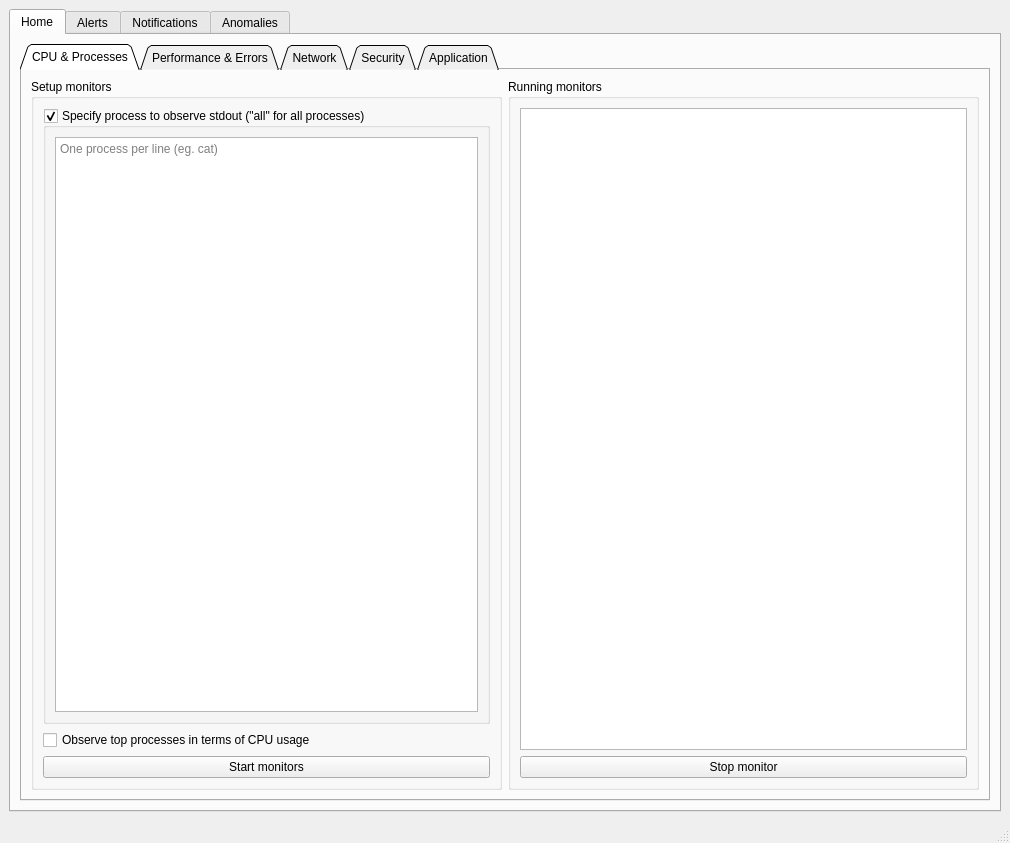
<?xml version="1.0" encoding="UTF-8"?>
<ui version="4.0">
 <class>MainWindow</class>
 <widget class="QMainWindow" name="MainWindow">
  <property name="windowModality">
   <enum>Qt::NonModal</enum>
  </property>
  <property name="geometry">
   <rect>
    <x>0</x>
    <y>0</y>
    <width>1010</width>
    <height>843</height>
   </rect>
  </property>
  <property name="windowTitle">
   <string>SAD UI</string>
  </property>
  <widget class="QWidget" name="centralwidget">
   <layout class="QHBoxLayout" name="horizontalLayout">
    <item>
     <widget class="QTabWidget" name="mainTabWidget">
      <property name="currentIndex">
       <number>0</number>
      </property>
      <widget class="QWidget" name="homeTab">
       <attribute name="title">
        <string>Home</string>
       </attribute>
       <layout class="QVBoxLayout" name="verticalLayout_3">
        <item>
         <widget class="QTabWidget" name="homeTabWidget">
          <property name="tabPosition">
           <enum>QTabWidget::North</enum>
          </property>
          <property name="tabShape">
           <enum>QTabWidget::Triangular</enum>
          </property>
          <property name="currentIndex">
           <number>0</number>
          </property>
          <property name="iconSize">
           <size>
            <width>150</width>
            <height>50</height>
           </size>
          </property>
          <property name="elideMode">
           <enum>Qt::ElideNone</enum>
          </property>
          <property name="documentMode">
           <bool>false</bool>
          </property>
          <property name="tabsClosable">
           <bool>false</bool>
          </property>
          <widget class="QWidget" name="homeCpuTab">
           <attribute name="title">
            <string>CPU &amp;&amp; Processes</string>
           </attribute>
           <layout class="QGridLayout" name="gridLayout">
            <item row="0" column="0">
             <widget class="QGroupBox" name="cpuSetupMonitorsGroupBox">
              <property name="title">
               <string>Setup monitors</string>
              </property>
              <property name="flat">
               <bool>false</bool>
              </property>
              <property name="checkable">
               <bool>false</bool>
              </property>
              <layout class="QVBoxLayout" name="verticalLayout">
               <item>
                <widget class="QGroupBox" name="cpuProcessesGroupBox">
                 <property name="title">
                  <string>Specify process to observe stdout (&quot;all&quot; for all processes)</string>
                 </property>
                 <property name="checkable">
                  <bool>true</bool>
                 </property>
                 <layout class="QVBoxLayout" name="verticalLayout_6">
                  <item>
                   <widget class="QTextEdit" name="cpuProcessesTextEdit">
                    <property name="sizeAdjustPolicy">
                     <enum>QAbstractScrollArea::AdjustToContentsOnFirstShow</enum>
                    </property>
                    <property name="html">
                     <string>&lt;!DOCTYPE HTML PUBLIC &quot;-//W3C//DTD HTML 4.0//EN&quot; &quot;http://www.w3.org/TR/REC-html40/strict.dtd&quot;&gt;
&lt;html&gt;&lt;head&gt;&lt;meta name=&quot;qrichtext&quot; content=&quot;1&quot; /&gt;&lt;style type=&quot;text/css&quot;&gt;
p, li { white-space: pre-wrap; }
&lt;/style&gt;&lt;/head&gt;&lt;body style=&quot; font-family:'Cantarell'; font-size:11pt; font-weight:400; font-style:normal;&quot;&gt;
&lt;p style=&quot;-qt-paragraph-type:empty; margin-top:0px; margin-bottom:0px; margin-left:0px; margin-right:0px; -qt-block-indent:0; text-indent:0px;&quot;&gt;&lt;br /&gt;&lt;/p&gt;&lt;/body&gt;&lt;/html&gt;</string>
                    </property>
                    <property name="placeholderText">
                     <string>One process per line (eg. cat)</string>
                    </property>
                   </widget>
                  </item>
                 </layout>
                </widget>
               </item>
               <item>
                <widget class="QCheckBox" name="cpuTopProcessesCheckBox">
                 <property name="text">
                  <string>Observe top processes in terms of CPU usage</string>
                 </property>
                </widget>
               </item>
               <item>
                <widget class="QPushButton" name="cpuStartMonitorsPushButton">
                 <property name="text">
                  <string>Start monitors</string>
                 </property>
                 <property name="autoDefault">
                  <bool>false</bool>
                 </property>
                 <property name="default">
                  <bool>false</bool>
                 </property>
                </widget>
               </item>
              </layout>
             </widget>
            </item>
            <item row="0" column="1">
             <widget class="QGroupBox" name="cpuRunningMonitorsGroupBox">
              <property name="title">
               <string>Running monitors</string>
              </property>
              <layout class="QVBoxLayout" name="verticalLayout_2">
               <item>
                <widget class="QListWidget" name="cpuRunningMonitorsListWidget"/>
               </item>
               <item>
                <widget class="QPushButton" name="cpuStopMonitorPushButton">
                 <property name="text">
                  <string>Stop monitor</string>
                 </property>
                </widget>
               </item>
              </layout>
             </widget>
            </item>
           </layout>
          </widget>
          <widget class="QWidget" name="homeErrorsTab">
           <attribute name="title">
            <string>Performance &amp;&amp; Errors</string>
           </attribute>
           <layout class="QGridLayout" name="gridLayout_2">
            <item row="0" column="0">
             <widget class="QGroupBox" name="errorsSetupMonitorsGroupBox">
              <property name="title">
               <string>Setup monitors</string>
              </property>
              <property name="flat">
               <bool>false</bool>
              </property>
              <property name="checkable">
               <bool>false</bool>
              </property>
              <layout class="QVBoxLayout" name="verticalLayout_5">
               <item>
                <widget class="QGroupBox" name="errorsProcessesGroupBox">
                 <property name="title">
                  <string>Specify process to observe files where most time is spent (&quot;all&quot; for all processes)</string>
                 </property>
                 <property name="checkable">
                  <bool>true</bool>
                 </property>
                 <layout class="QVBoxLayout" name="verticalLayout_7">
                  <item>
                   <widget class="QTextEdit" name="errorsProcessesTextEdit">
                    <property name="sizeAdjustPolicy">
                     <enum>QAbstractScrollArea::AdjustToContentsOnFirstShow</enum>
                    </property>
                    <property name="html">
                     <string>&lt;!DOCTYPE HTML PUBLIC &quot;-//W3C//DTD HTML 4.0//EN&quot; &quot;http://www.w3.org/TR/REC-html40/strict.dtd&quot;&gt;
&lt;html&gt;&lt;head&gt;&lt;meta name=&quot;qrichtext&quot; content=&quot;1&quot; /&gt;&lt;style type=&quot;text/css&quot;&gt;
p, li { white-space: pre-wrap; }
&lt;/style&gt;&lt;/head&gt;&lt;body style=&quot; font-family:'Cantarell'; font-size:11pt; font-weight:400; font-style:normal;&quot;&gt;
&lt;p style=&quot;-qt-paragraph-type:empty; margin-top:0px; margin-bottom:0px; margin-left:0px; margin-right:0px; -qt-block-indent:0; text-indent:0px;&quot;&gt;&lt;br /&gt;&lt;/p&gt;&lt;/body&gt;&lt;/html&gt;</string>
                    </property>
                    <property name="placeholderText">
                     <string>One process per line (eg. cat)</string>
                    </property>
                   </widget>
                  </item>
                 </layout>
                </widget>
               </item>
               <item>
                <widget class="QCheckBox" name="errorsTopSystemCallsCheckBox">
                 <property name="text">
                  <string>Observer top system calls returning errors</string>
                 </property>
                </widget>
               </item>
               <item>
                <widget class="QCheckBox" name="errorsSystemCallsTimeCheckBox">
                 <property name="text">
                  <string>Observe system calls where most time has been spent</string>
                 </property>
                </widget>
               </item>
               <item>
                <widget class="QCheckBox" name="errorsTopFilesCheckBox">
                 <property name="text">
                  <string>Observe top files with I/O errors</string>
                 </property>
                </widget>
               </item>
               <item>
                <widget class="QCheckBox" name="errorsTopProcessesCheckBox">
                 <property name="text">
                  <string>Observe top processes with I/O errors</string>
                 </property>
                </widget>
               </item>
               <item>
                <widget class="QCheckBox" name="errorsFileOpensCheckBox">
                 <property name="text">
                  <string>Observe failed file opens</string>
                 </property>
                </widget>
               </item>
               <item>
                <widget class="QCheckBox" name="errorsFilesTimeCheckBox">
                 <property name="text">
                  <string>Observe files where most time has been spent</string>
                 </property>
                </widget>
               </item>
               <item>
                <widget class="QPushButton" name="errorsStartMonitorsPushButton">
                 <property name="text">
                  <string>Start monitors</string>
                 </property>
                 <property name="autoDefault">
                  <bool>false</bool>
                 </property>
                 <property name="default">
                  <bool>false</bool>
                 </property>
                </widget>
               </item>
              </layout>
             </widget>
            </item>
            <item row="0" column="1">
             <widget class="QGroupBox" name="errorsRunningMonitorsGroupBox">
              <property name="title">
               <string>Running monitors</string>
              </property>
              <layout class="QVBoxLayout" name="verticalLayout_4">
               <item>
                <widget class="QListWidget" name="errorsRunningMonitorsListWidget">
                 <property name="sortingEnabled">
                  <bool>true</bool>
                 </property>
                </widget>
               </item>
               <item>
                <widget class="QPushButton" name="errorsStopMonitorPushButton">
                 <property name="text">
                  <string>Stop monitor</string>
                 </property>
                </widget>
               </item>
              </layout>
             </widget>
            </item>
           </layout>
          </widget>
          <widget class="QWidget" name="homeNetworkTab">
           <attribute name="title">
            <string>Network</string>
           </attribute>
           <layout class="QGridLayout" name="gridLayout_3">
            <item row="0" column="0">
             <widget class="QGroupBox" name="networkSetupMonitorsGroupBox">
              <property name="title">
               <string>Setup monitors</string>
              </property>
              <property name="flat">
               <bool>false</bool>
              </property>
              <property name="checkable">
               <bool>false</bool>
              </property>
              <layout class="QVBoxLayout" name="verticalLayout_8">
               <item>
                <widget class="QGroupBox" name="networkHostsGroupBox">
                 <property name="title">
                  <string>Specify host IPs to observe network data exchanged</string>
                 </property>
                 <property name="checkable">
                  <bool>true</bool>
                 </property>
                 <layout class="QVBoxLayout" name="verticalLayout_9">
                  <item>
                   <widget class="QTextEdit" name="networkHostsTextEdit">
                    <property name="sizeAdjustPolicy">
                     <enum>QAbstractScrollArea::AdjustToContentsOnFirstShow</enum>
                    </property>
                    <property name="html">
                     <string>&lt;!DOCTYPE HTML PUBLIC &quot;-//W3C//DTD HTML 4.0//EN&quot; &quot;http://www.w3.org/TR/REC-html40/strict.dtd&quot;&gt;
&lt;html&gt;&lt;head&gt;&lt;meta name=&quot;qrichtext&quot; content=&quot;1&quot; /&gt;&lt;style type=&quot;text/css&quot;&gt;
p, li { white-space: pre-wrap; }
&lt;/style&gt;&lt;/head&gt;&lt;body style=&quot; font-family:'Cantarell'; font-size:11pt; font-weight:400; font-style:normal;&quot;&gt;
&lt;p style=&quot;-qt-paragraph-type:empty; margin-top:0px; margin-bottom:0px; margin-left:0px; margin-right:0px; -qt-block-indent:0; text-indent:0px;&quot;&gt;&lt;br /&gt;&lt;/p&gt;&lt;/body&gt;&lt;/html&gt;</string>
                    </property>
                    <property name="placeholderText">
                     <string>One host per line (eg. 192.168.0.1)</string>
                    </property>
                   </widget>
                  </item>
                 </layout>
                </widget>
               </item>
               <item>
                <widget class="QCheckBox" name="networkTopProcessesCheckBox">
                 <property name="text">
                  <string>Observe top processes in terms of bandwidth</string>
                 </property>
                </widget>
               </item>
               <item>
                <widget class="QCheckBox" name="networkTopClientsCheckBox">
                 <property name="text">
                  <string>Observer top client IPs in terms of established connections</string>
                 </property>
                </widget>
               </item>
               <item>
                <widget class="QPushButton" name="networkStartMonitorsPushButton">
                 <property name="text">
                  <string>Start monitors</string>
                 </property>
                 <property name="autoDefault">
                  <bool>false</bool>
                 </property>
                 <property name="default">
                  <bool>false</bool>
                 </property>
                </widget>
               </item>
              </layout>
             </widget>
            </item>
            <item row="0" column="1">
             <widget class="QGroupBox" name="networkRunningMonitorsGroupBox">
              <property name="title">
               <string>Running monitors</string>
              </property>
              <layout class="QVBoxLayout" name="verticalLayout_10">
               <item>
                <widget class="QListWidget" name="networkRunningMonitorsListWidget">
                 <property name="sortingEnabled">
                  <bool>true</bool>
                 </property>
                </widget>
               </item>
               <item>
                <widget class="QPushButton" name="networkStopMonitorPushButton">
                 <property name="text">
                  <string>Stop monitor</string>
                 </property>
                </widget>
               </item>
              </layout>
             </widget>
            </item>
           </layout>
          </widget>
          <widget class="QWidget" name="homeSecurityTab">
           <attribute name="title">
            <string>Security</string>
           </attribute>
           <layout class="QGridLayout" name="gridLayout_4">
            <item row="0" column="0">
             <widget class="QGroupBox" name="securitySetupMonitorsGroupBox">
              <property name="title">
               <string>Setup monitors</string>
              </property>
              <property name="flat">
               <bool>false</bool>
              </property>
              <property name="checkable">
               <bool>false</bool>
              </property>
              <layout class="QVBoxLayout" name="verticalLayout_12">
               <item>
                <widget class="QGroupBox" name="securityLoginShellsGroupBox">
                 <property name="title">
                  <string>Show all the commands executed by the login shell with given ID</string>
                 </property>
                 <property name="checkable">
                  <bool>true</bool>
                 </property>
                 <layout class="QVBoxLayout" name="verticalLayout_13">
                  <item>
                   <widget class="QTextEdit" name="securityLoginShellsTextEdit">
                    <property name="sizeAdjustPolicy">
                     <enum>QAbstractScrollArea::AdjustToContentsOnFirstShow</enum>
                    </property>
                    <property name="html">
                     <string>&lt;!DOCTYPE HTML PUBLIC &quot;-//W3C//DTD HTML 4.0//EN&quot; &quot;http://www.w3.org/TR/REC-html40/strict.dtd&quot;&gt;
&lt;html&gt;&lt;head&gt;&lt;meta name=&quot;qrichtext&quot; content=&quot;1&quot; /&gt;&lt;style type=&quot;text/css&quot;&gt;
p, li { white-space: pre-wrap; }
&lt;/style&gt;&lt;/head&gt;&lt;body style=&quot; font-family:'Cantarell'; font-size:11pt; font-weight:400; font-style:normal;&quot;&gt;
&lt;p style=&quot;-qt-paragraph-type:empty; margin-top:0px; margin-bottom:0px; margin-left:0px; margin-right:0px; -qt-block-indent:0; text-indent:0px;&quot;&gt;&lt;br /&gt;&lt;/p&gt;&lt;/body&gt;&lt;/html&gt;</string>
                    </property>
                    <property name="placeholderText">
                     <string>One ID per line (eg. 5459)</string>
                    </property>
                   </widget>
                  </item>
                 </layout>
                </widget>
               </item>
               <item>
                <widget class="QGroupBox" name="securityUserDirectoriesGroupBox">
                 <property name="title">
                  <string>Show the directories that a user visits</string>
                 </property>
                 <property name="checkable">
                  <bool>true</bool>
                 </property>
                 <layout class="QVBoxLayout" name="verticalLayout_14">
                  <item>
                   <widget class="QTextEdit" name="securityUserDirectoriesTextEdit">
                    <property name="placeholderText">
                     <string>One user per line (eg. root)</string>
                    </property>
                   </widget>
                  </item>
                 </layout>
                </widget>
               </item>
               <item>
                <widget class="QGroupBox" name="securityFileOpensGroupBox">
                 <property name="title">
                  <string>Show every file open that happens in a directory</string>
                 </property>
                 <property name="checkable">
                  <bool>true</bool>
                 </property>
                 <layout class="QVBoxLayout" name="verticalLayout_15">
                  <item>
                   <widget class="QTextEdit" name="securityFileOpensTextEdit">
                    <property name="placeholderText">
                     <string>One directory per line (eg. /etc)</string>
                    </property>
                   </widget>
                  </item>
                 </layout>
                </widget>
               </item>
               <item>
                <widget class="QPushButton" name="securityStartMonitorsPushButton">
                 <property name="text">
                  <string>Start monitors</string>
                 </property>
                 <property name="autoDefault">
                  <bool>false</bool>
                 </property>
                 <property name="default">
                  <bool>false</bool>
                 </property>
                </widget>
               </item>
              </layout>
             </widget>
            </item>
            <item row="0" column="1">
             <widget class="QGroupBox" name="securityRunningMonitorsGroupBox">
              <property name="title">
               <string>Running monitors</string>
              </property>
              <layout class="QVBoxLayout" name="verticalLayout_11">
               <item>
                <widget class="QListWidget" name="securityRunningMonitorsListWidget">
                 <property name="sortingEnabled">
                  <bool>true</bool>
                 </property>
                </widget>
               </item>
               <item>
                <widget class="QPushButton" name="securityStopMonitorPushButton">
                 <property name="text">
                  <string>Stop monitor</string>
                 </property>
                </widget>
               </item>
              </layout>
             </widget>
            </item>
           </layout>
          </widget>
          <widget class="QWidget" name="homeAppTab">
           <attribute name="title">
            <string>Application</string>
           </attribute>
           <layout class="QGridLayout" name="gridLayout_5">
            <item row="0" column="0">
             <widget class="QGroupBox" name="appSetupMonitorsGroupBox">
              <property name="title">
               <string>Setup monitors</string>
              </property>
              <property name="flat">
               <bool>false</bool>
              </property>
              <property name="checkable">
               <bool>false</bool>
              </property>
              <layout class="QVBoxLayout" name="verticalLayout_17">
               <item>
                <widget class="QGroupBox" name="appHTTPGroupBox">
                 <property name="title">
                  <string>Show all HTTP requests of specified type by the machine</string>
                 </property>
                 <property name="checkable">
                  <bool>true</bool>
                 </property>
                 <layout class="QVBoxLayout" name="verticalLayout_18">
                  <item>
                   <widget class="QTextEdit" name="appHTTPTextEdit">
                    <property name="sizeAdjustPolicy">
                     <enum>QAbstractScrollArea::AdjustToContentsOnFirstShow</enum>
                    </property>
                    <property name="html">
                     <string>&lt;!DOCTYPE HTML PUBLIC &quot;-//W3C//DTD HTML 4.0//EN&quot; &quot;http://www.w3.org/TR/REC-html40/strict.dtd&quot;&gt;
&lt;html&gt;&lt;head&gt;&lt;meta name=&quot;qrichtext&quot; content=&quot;1&quot; /&gt;&lt;style type=&quot;text/css&quot;&gt;
p, li { white-space: pre-wrap; }
&lt;/style&gt;&lt;/head&gt;&lt;body style=&quot; font-family:'Cantarell'; font-size:11pt; font-weight:400; font-style:normal;&quot;&gt;
&lt;p style=&quot;-qt-paragraph-type:empty; margin-top:0px; margin-bottom:0px; margin-left:0px; margin-right:0px; -qt-block-indent:0; text-indent:0px;&quot;&gt;&lt;br /&gt;&lt;/p&gt;&lt;/body&gt;&lt;/html&gt;</string>
                    </property>
                    <property name="placeholderText">
                     <string>One type per line (eg. GET, POST)</string>
                    </property>
                   </widget>
                  </item>
                 </layout>
                </widget>
               </item>
               <item>
                <widget class="QGroupBox" name="appSQLGroupBox">
                 <property name="title">
                  <string>Show all SQL queries of specified type by the machine</string>
                 </property>
                 <property name="checkable">
                  <bool>true</bool>
                 </property>
                 <layout class="QVBoxLayout" name="verticalLayout_19">
                  <item>
                   <widget class="QTextEdit" name="appSQLTextEdit">
                    <property name="placeholderText">
                     <string>One type per line (eg. SELECT, UPDATE)</string>
                    </property>
                   </widget>
                  </item>
                 </layout>
                </widget>
               </item>
               <item>
                <widget class="QPushButton" name="appStartMonitorsPushButton">
                 <property name="text">
                  <string>Start monitors</string>
                 </property>
                 <property name="autoDefault">
                  <bool>false</bool>
                 </property>
                 <property name="default">
                  <bool>false</bool>
                 </property>
                </widget>
               </item>
              </layout>
             </widget>
            </item>
            <item row="0" column="1">
             <widget class="QGroupBox" name="appRunningMonitorsGroupBox">
              <property name="title">
               <string>Running monitors</string>
              </property>
              <layout class="QVBoxLayout" name="verticalLayout_16">
               <item>
                <widget class="QListWidget" name="appRunningMonitorsListWidget">
                 <property name="sortingEnabled">
                  <bool>true</bool>
                 </property>
                </widget>
               </item>
               <item>
                <widget class="QPushButton" name="appStopMonitorPushButton">
                 <property name="text">
                  <string>Stop monitor</string>
                 </property>
                </widget>
               </item>
              </layout>
             </widget>
            </item>
           </layout>
          </widget>
         </widget>
        </item>
       </layout>
      </widget>
      <widget class="QWidget" name="alertsTab">
       <attribute name="title">
        <string>Alerts</string>
       </attribute>
       <layout class="QVBoxLayout" name="verticalLayout_20">
        <item>
         <widget class="QTabWidget" name="alertsTabWidget">
          <property name="tabShape">
           <enum>QTabWidget::Triangular</enum>
          </property>
          <property name="currentIndex">
           <number>0</number>
          </property>
          <widget class="QWidget" name="alertsCreateTab">
           <attribute name="title">
            <string>Create</string>
           </attribute>
           <layout class="QVBoxLayout" name="verticalLayout_22">
            <item>
             <widget class="QGroupBox" name="alertsTriggerGroupBox">
              <property name="title">
               <string>Trigger</string>
              </property>
              <layout class="QFormLayout" name="formLayout_4">
               <item row="1" column="0">
                <widget class="QLabel" name="alertsChooseMonitorLabel">
                 <property name="text">
                  <string>Choose monitor</string>
                 </property>
                </widget>
               </item>
               <item row="3" column="0">
                <widget class="QLabel" name="alertsSetMetricsLabel">
                 <property name="text">
                  <string>Set metrics</string>
                 </property>
                </widget>
               </item>
               <item row="3" column="1">
                <widget class="QTextEdit" name="alertsSetMetricsTextEdit">
                 <property name="sizeAdjustPolicy">
                  <enum>QAbstractScrollArea::AdjustToContents</enum>
                 </property>
                 <property name="lineWrapMode">
                  <enum>QTextEdit::WidgetWidth</enum>
                 </property>
                 <property name="overwriteMode">
                  <bool>false</bool>
                 </property>
                 <property name="placeholderText">
                  <string>Need to figure out how to do this</string>
                 </property>
                </widget>
               </item>
               <item row="1" column="1">
                <widget class="QComboBox" name="alertsChooseMonitorComboBox"/>
               </item>
               <item row="0" column="0">
                <widget class="QLabel" name="alertsAlertNameLabel">
                 <property name="text">
                  <string>Alert name</string>
                 </property>
                </widget>
               </item>
               <item row="0" column="1">
                <widget class="QTextEdit" name="alertsAlertNameTextEdit">
                 <property name="placeholderText">
                  <string>Alert name (eg. alert_x)</string>
                 </property>
                </widget>
               </item>
              </layout>
             </widget>
            </item>
            <item>
             <widget class="QGroupBox" name="alertsNotifyGroupBox">
              <property name="title">
               <string>Notify</string>
              </property>
              <layout class="QGridLayout" name="gridLayout_6">
               <item row="1" column="0">
                <widget class="QCheckBox" name="alertsNotifyCheckBox">
                 <property name="text">
                  <string>Display alert to notifications tab</string>
                 </property>
                </widget>
               </item>
               <item row="0" column="0">
                <widget class="QGroupBox" name="alertsEmailGroupBox">
                 <property name="title">
                  <string>Send alert to email</string>
                 </property>
                 <property name="checkable">
                  <bool>true</bool>
                 </property>
                 <layout class="QVBoxLayout" name="verticalLayout_21">
                  <item>
                   <widget class="QTextEdit" name="alertsEmailTextEdit">
                    <property name="sizeAdjustPolicy">
                     <enum>QAbstractScrollArea::AdjustToContents</enum>
                    </property>
                    <property name="placeholderText">
                     <string>email@email.com</string>
                    </property>
                   </widget>
                  </item>
                 </layout>
                </widget>
               </item>
              </layout>
             </widget>
            </item>
            <item>
             <widget class="QGroupBox" name="alertsActionGroupBox">
              <property name="title">
               <string>Action</string>
              </property>
              <layout class="QGridLayout" name="gridLayout_7">
               <item row="0" column="0">
                <widget class="QGroupBox" name="alertsCaptureGroupBox">
                 <property name="title">
                  <string>Set up capture</string>
                 </property>
                 <property name="checkable">
                  <bool>true</bool>
                 </property>
                 <layout class="QGridLayout" name="gridLayout_8">
                  <item row="3" column="1">
                   <widget class="QTextEdit" name="alertsFileNameTextEdit">
                    <property name="sizeAdjustPolicy">
                     <enum>QAbstractScrollArea::AdjustToContents</enum>
                    </property>
                    <property name="placeholderText">
                     <string>Meaningful filename</string>
                    </property>
                   </widget>
                  </item>
                  <item row="1" column="1">
                   <widget class="QSpinBox" name="alertsCaptureDurationSpinBox">
                    <property name="minimum">
                     <number>1</number>
                    </property>
                    <property name="maximum">
                     <number>86400</number>
                    </property>
                    <property name="value">
                     <number>60</number>
                    </property>
                   </widget>
                  </item>
                  <item row="1" column="0">
                   <widget class="QLabel" name="alertsCaptureDurationLabel">
                    <property name="text">
                     <string>Capture for (seconds)</string>
                    </property>
                   </widget>
                  </item>
                  <item row="3" column="0">
                   <widget class="QLabel" name="alertsFileNameLabel">
                    <property name="text">
                     <string>Filename</string>
                    </property>
                   </widget>
                  </item>
                 </layout>
                </widget>
               </item>
              </layout>
             </widget>
            </item>
            <item>
             <widget class="QPushButton" name="alertsAddAlertPushButton">
              <property name="text">
               <string>Add alert</string>
              </property>
             </widget>
            </item>
           </layout>
          </widget>
          <widget class="QWidget" name="alertsListTab">
           <attribute name="title">
            <string>   List   </string>
           </attribute>
           <layout class="QVBoxLayout" name="verticalLayout_24">
            <item>
             <widget class="QGroupBox" name="alertsListGroupBox">
              <property name="title">
               <string>Alert list</string>
              </property>
              <layout class="QGridLayout" name="gridLayout_9">
               <item row="0" column="0">
                <widget class="QListWidget" name="alertsListListWidget">
                 <property name="sortingEnabled">
                  <bool>true</bool>
                 </property>
                </widget>
               </item>
              </layout>
             </widget>
            </item>
            <item>
             <widget class="QPushButton" name="alertsListDeleteAlert">
              <property name="layoutDirection">
               <enum>Qt::LeftToRight</enum>
              </property>
              <property name="text">
               <string>Delete alert</string>
              </property>
             </widget>
            </item>
           </layout>
          </widget>
         </widget>
        </item>
       </layout>
      </widget>
      <widget class="QWidget" name="notificationsTab">
       <attribute name="title">
        <string>Notifications</string>
       </attribute>
       <layout class="QGridLayout" name="gridLayout_10">
        <item row="0" column="0">
         <widget class="QTableWidget" name="notificationsTableWidget">
          <property name="columnCount">
           <number>4</number>
          </property>
          <attribute name="horizontalHeaderCascadingSectionResizes">
           <bool>true</bool>
          </attribute>
          <attribute name="horizontalHeaderDefaultSectionSize">
           <number>300</number>
          </attribute>
          <attribute name="horizontalHeaderStretchLastSection">
           <bool>true</bool>
          </attribute>
          <column>
           <property name="text">
            <string>Datetime</string>
           </property>
          </column>
          <column>
           <property name="text">
            <string>Alert name</string>
           </property>
          </column>
          <column>
           <property name="text">
            <string>Metric</string>
           </property>
          </column>
          <column>
           <property name="text">
            <string>File name</string>
           </property>
          </column>
         </widget>
        </item>
       </layout>
      </widget>
      <widget class="QWidget" name="anomaliesTab">
       <attribute name="title">
        <string>Anomalies</string>
       </attribute>
      </widget>
     </widget>
    </item>
   </layout>
  </widget>
  <widget class="QStatusBar" name="statusbar">
   <property name="sizeGripEnabled">
    <bool>true</bool>
   </property>
  </widget>
 </widget>
 <resources/>
 <connections/>
</ui>
